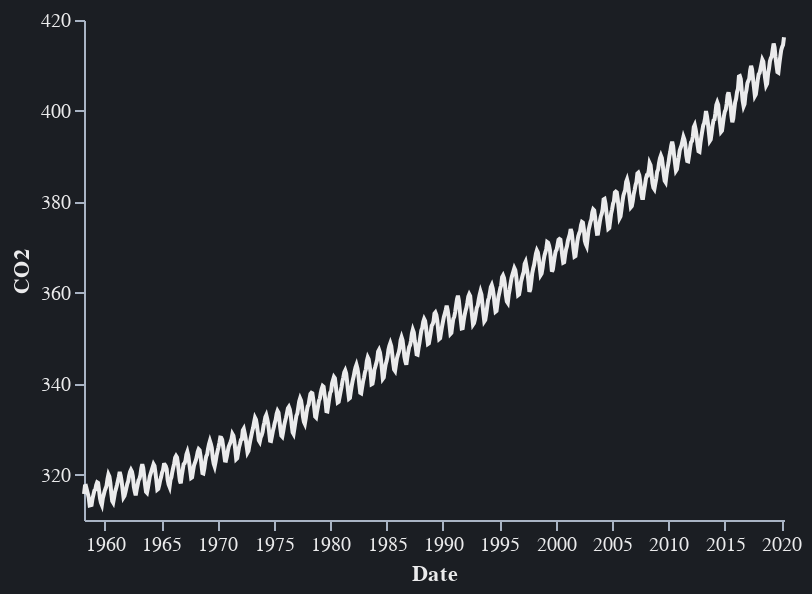

Here is the notebook cell this chart was saved with:
### Markdown cell above
## Altair - CarbonPlan Dark

### Code cell
alt.themes.enable("carbonplan_dark")
alt.Chart(df).mark_line().encode(
    x="Date:T", y=alt.Y("CO2:Q", scale=alt.Scale(domain=(310, 420)))
).properties(width=350, height=250)

### Figure 1 — Vega-Lite specification as saved in the notebook (floating-point values rounded to 4 significant figures; data arrays with more than 128 entries replaced by an {"elided": "..."} marker saying what was removed)
{"config": {"arc": {"fill": "#ebebec"}, "area": {"fill": "#ebebec"}, "axisX": {"grid": false}, "axisY": {"grid": false}, "axisBottom": {"domainColor": "#a9b4c4", "gridColor": "#a9b4c4", "tickColor": "#a9b4c4", "labelFont": "relative-mono-11-pitch-pro, Menlo, monospace", "titleFont": "relative-mono-11-pitch-pro, Menlo, monospace", "labelColor": "#ebebec", "titleColor": "#ebebec"}, "axisLeft": {"domainColor": "#a9b4c4", "gridColor": "#a9b4c4", "tickColor": "#a9b4c4", "labelFont": "relative-mono-11-pitch-pro, Menlo, monospace", "titleFont": "relative-mono-11-pitch-pro, Menlo, monospace", "labelColor": "#ebebec", "titleColor": "#ebebec"}, "view": {"stroke": null}, "background": "#1b1e23", "group": {"fill": "#1b1e23"}, "legend": {"labelFont": "relative-mono-11-pitch-pro, Menlo, monospace", "symbolSize": 200, "symbolType": "circle", "titleFont": "relative-mono-11-pitch-pro, Menlo, monospace"}, "line": {"color": "#ebebec", "stroke": "#ebebec"}, "trail": {"color": "#ebebec", "stroke": "#ebebec"}, "path": {"stroke": "#ebebec"}, "point": {"filled": true, "color": "#ebebec", "size": 200, "cursor": "pointer"}, "range": {"category": ["#85a2f7", "#ea9755", "#7eb36a", "#f07071", "#bc85d9", "#e587b6", "#a9b4c4", "#d4c05e", "#64b9c4"]}, "symbol": {"shape": "circle"}, "style": {"bar": {"fill": "#ebebec"}, "text": {"font": "relative-mono-11-pitch-pro, Menlo, monospace", "fontWeight": 400}}, "title": {"anchor": "start", "fontWeight": 400, "font": "relative-mono-11-pitch-pro, Menlo, monospace"}, "header": {"fontWeight": 400, "labelFont": "relative-mono-11-pitch-pro, Menlo, monospace", "titleFont": "relative-mono-11-pitch-pro, Menlo, monospace"}}, "data": {"name": "data-447fa99e14a029f839568b94797d0525"}, "mark": "line", "encoding": {"x": {"type": "temporal", "field": "Date"}, "y": {"type": "quantitative", "field": "CO2", "scale": {"domain": [310, 420]}}}, "height": 250, "width": 350, "$schema": "https://vega.github.io/schema/vega-lite/v4.8.1.json", "datasets": {"data-447fa99e14a029f839568b94797d0525": {"elided": "741 records"}}}
